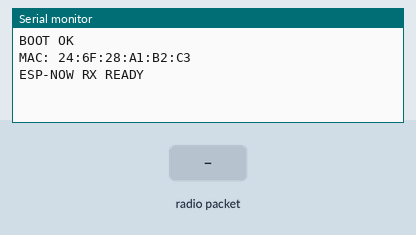
Recording of a sketch running on a simulated ESP32. Shown: the last lines printed to the serial monitor. The test bench sets the inputs (shaded band).

Above: at 4.2 s.
4.3 s: radio packet "1" arrives
At 5.4 s:
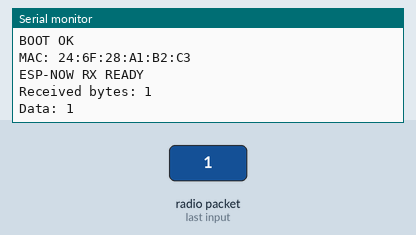
5.8 s: radio packet "0" arrives
At 6.5 s:
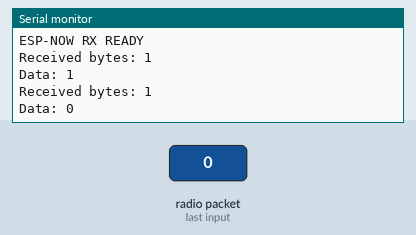
7.3 s: radio packet "2" arrives
At 7.6 s:
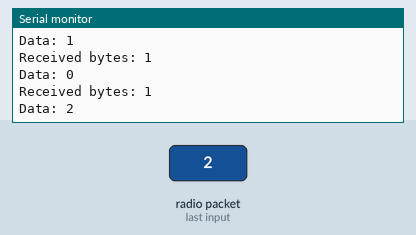

Measured:
- after the input at 4.3 s, the serial monitor: prints a new line at once (image 1)
- after the input at 5.8 s, the serial monitor: prints a new line at once (image 2)
- after the input at 7.3 s, the serial monitor: prints a new line at once (image 3)

The sketch:

test_rx_espnow_esp32_super_mini_c3.ino
```cpp
#include <esp_now.h>
#include <WiFi.h>

// Hàm callback khi nhận dữ liệu
void OnDataRecv(const uint8_t * mac, const uint8_t *incomingData, int len) {
  Serial.print("Received bytes: ");
  Serial.println(len);

  Serial.print("Data: ");
  for(int i=0;i<len;i++){
    Serial.print((char)incomingData[i]);
  }
  Serial.println();
}

void setup() {
  Serial.begin(115200);
  delay(3000); // Cho Serial Monitor kịp mở

  Serial.println("BOOT OK");

  // Bật chế độ WiFi STA
  WiFi.mode(WIFI_STA);
  WiFi.disconnect();

  Serial.print("MAC: ");
  Serial.println(WiFi.macAddress());

  // Khởi tạo ESP-NOW
  if (esp_now_init() != ESP_OK) {
    Serial.println("ESP NOW INIT FAIL");
    return;
  }

  Serial.println("ESP-NOW RX READY");

  // Đăng ký callback nhận dữ liệu
  esp_now_register_recv_cb(OnDataRecv);
}

void loop() {
  // RX không cần loop gì cả
}
```
